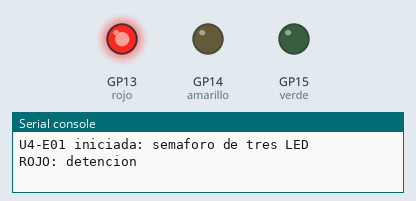
Bench run of a program on a simulated Raspberry Pi Pico running MicroPython. Parts: output pins drawn as LEDs (lit = HIGH), the last lines printed to the serial console.

Above: at 2.0 s.
At 4.5 s:
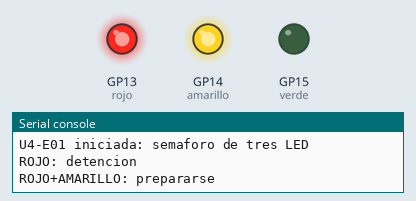
At 7.0 s:
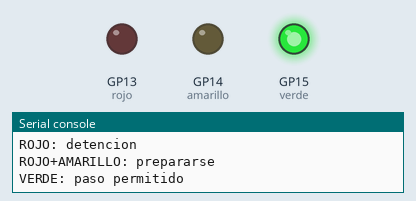
At 9.7 s:
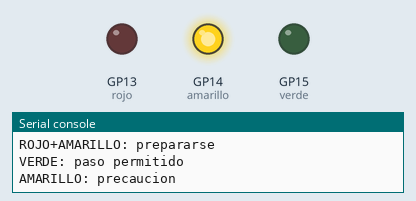
Timing chart, 0 to 13.7 s (numbered marks = the images above):
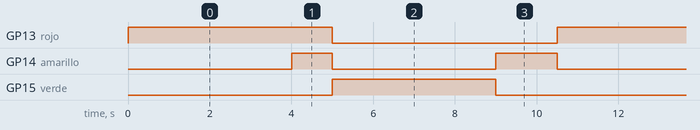

The program:

U4-E01-semaforo.py
```python
"""
U4-E01 - Semaforo de tres LED
Placa: Raspberry Pi Pico (RP2040) - MicroPython
Nivel: basico

Objetivo: practicar secuencias temporizadas y el orden de ejecucion.

Montaje: tres LED con resistencia de 220 ohm cada uno.
    GP13 -> LED rojo        GP14 -> LED amarillo      GP15 -> LED verde
    Los tres catodos van a GND.
"""
from machine import Pin
import time

rojo = Pin(13, Pin.OUT)
amarillo = Pin(14, Pin.OUT)
verde = Pin(15, Pin.OUT)

FASES = (
    # (rojo, amarillo, verde, duracion en segundos, nombre)
    (1, 0, 0, 4.0, "ROJO: detencion"),
    (1, 1, 0, 1.0, "ROJO+AMARILLO: prepararse"),
    (0, 0, 1, 4.0, "VERDE: paso permitido"),
    (0, 1, 0, 1.5, "AMARILLO: precaucion"),
)


def apagar_todo():
    rojo.value(0)
    amarillo.value(0)
    verde.value(0)


def main():
    print("U4-E01 iniciada: semaforo de tres LED")
    try:
        while True:
            for r, a, v, duracion, nombre in FASES:
                rojo.value(r)
                amarillo.value(a)
                verde.value(v)
                print(nombre)
                time.sleep(duracion)
    except KeyboardInterrupt:
        print("\nDetenido por el usuario.")
    finally:
        apagar_todo()


main()
```

Measured:
- by itself, GP13 (rojo): alternates HIGH for 5.0 s and LOW for 5.5 s
- by itself, GP14 (amarillo): repeats every 10.5 s: LOW 4.0 s, HIGH 1.5 s, LOW 4.0 s, HIGH 1.0 s
- by itself, GP15 (verde): alternates HIGH for 4.0 s and LOW for 6.5 s
